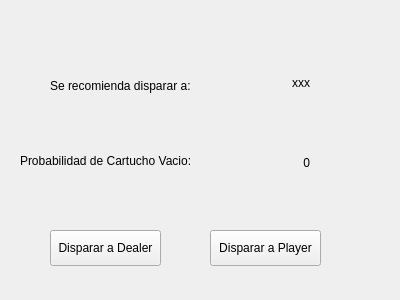
<?xml version="1.0" encoding="UTF-8"?>
<ui version="4.0">
 <class>DecisionDialog</class>
 <widget class="QDialog" name="DecisionDialog">
  <property name="geometry">
   <rect>
    <x>0</x>
    <y>0</y>
    <width>400</width>
    <height>300</height>
   </rect>
  </property>
  <property name="windowTitle">
   <string>Dialog</string>
  </property>
  <widget class="QPushButton" name="pushButtonPlayer">
   <property name="geometry">
    <rect>
     <x>210</x>
     <y>230</y>
     <width>111</width>
     <height>36</height>
    </rect>
   </property>
   <property name="focusPolicy">
    <enum>Qt::NoFocus</enum>
   </property>
   <property name="text">
    <string>Disparar a Player</string>
   </property>
  </widget>
  <widget class="QLabel" name="label">
   <property name="geometry">
    <rect>
     <x>50</x>
     <y>70</y>
     <width>141</width>
     <height>31</height>
    </rect>
   </property>
   <property name="text">
    <string>Se recomienda disparar a:</string>
   </property>
  </widget>
  <widget class="QLabel" name="label_persona">
   <property name="geometry">
    <rect>
     <x>230</x>
     <y>70</y>
     <width>80</width>
     <height>25</height>
    </rect>
   </property>
   <property name="text">
    <string>xxx</string>
   </property>
   <property name="alignment">
    <set>Qt::AlignRight|Qt::AlignTrailing|Qt::AlignVCenter</set>
   </property>
  </widget>
  <widget class="QLabel" name="label_3">
   <property name="geometry">
    <rect>
     <x>20</x>
     <y>140</y>
     <width>231</width>
     <height>41</height>
    </rect>
   </property>
   <property name="text">
    <string>Probabilidad de Cartucho Vacio:</string>
   </property>
  </widget>
  <widget class="QLabel" name="label_prob">
   <property name="geometry">
    <rect>
     <x>230</x>
     <y>150</y>
     <width>80</width>
     <height>25</height>
    </rect>
   </property>
   <property name="text">
    <string>0</string>
   </property>
   <property name="alignment">
    <set>Qt::AlignRight|Qt::AlignTrailing|Qt::AlignVCenter</set>
   </property>
  </widget>
  <widget class="QPushButton" name="pushButtonDealer">
   <property name="geometry">
    <rect>
     <x>50</x>
     <y>230</y>
     <width>111</width>
     <height>36</height>
    </rect>
   </property>
   <property name="focusPolicy">
    <enum>Qt::NoFocus</enum>
   </property>
   <property name="text">
    <string>Disparar a Dealer</string>
   </property>
  </widget>
 </widget>
 <resources/>
 <connections/>
</ui>
